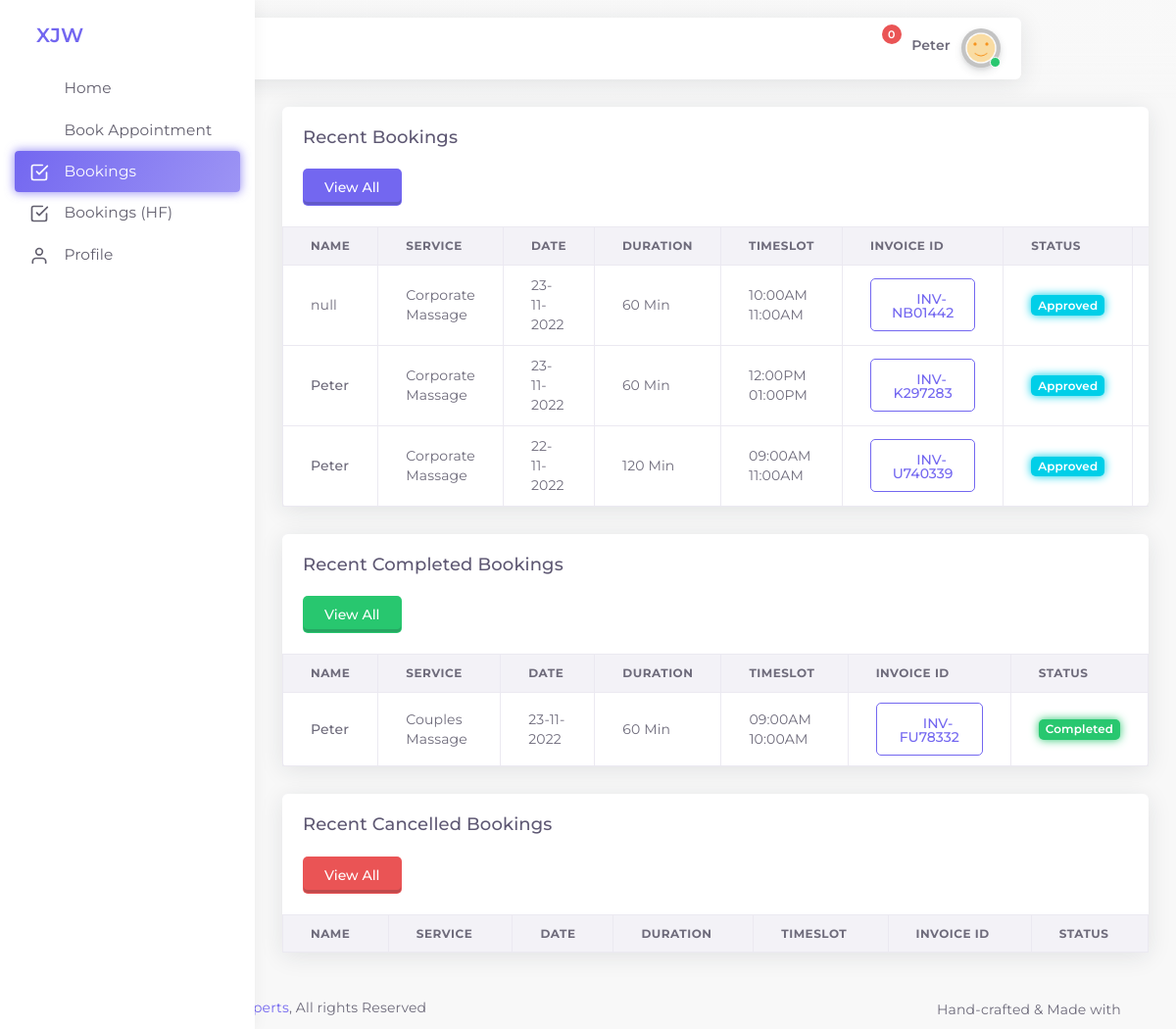
Screenshot of /booking/booking.php (signed in) with the database file from the repository.
### tables this page shows
CREATE TABLE `booking` (
  `id` int(11) NOT NULL,
  `service` varchar(900) NOT NULL,
  `practitioner` varchar(900) NOT NULL,
  `bdate` varchar(900) NOT NULL,
  `duration` varchar(900) NOT NULL,
  `timeslot` varchar(900) NOT NULL,
  `booking_for` varchar(900) NOT NULL,
  `recipient` varchar(900) NOT NULL,
  `address` varchar(900) NOT NULL,
  `note` varchar(900) NOT NULL,
  `scharge` varchar(900) NOT NULL,
  `tfee` varchar(900) NOT NULL,
  `total` varchar(900) NOT NULL,
  `status` varchar(900) NOT NULL,
  `payment_status` varchar(900) NOT NULL,
  `transaction_id` varchar(900) NOT NULL,
  `invoice_id` varchar(900) NOT NULL,
  `uid` varchar(900) NOT NULL,
  `cur_time` varchar(900) NOT NULL
);

### booking/booking.php (the view, shortened to what this page needs)
<?php
include 'inc/head.php';
?>
<body class="vertical-layout vertical-menu-modern  navbar-floating footer-static  " data-open="click" data-menu="vertical-menu-modern" data-col="">
    <?php
	include 'inc/header.php';
	?>
    <?php
	include 'inc/menu.php';
	?>
    <div class="app-content content ">
        <div class="content-wrapper">
            <div class="content-body">
                <div class="row" id="table-bordered">
                    <div class="col-12">
                        <div class="card">
                            <div class="card-header">
                                <h4 class="card-title">Recent Bookings</h4>
                            </div>
							<div class="card-body">
                                <a href="bookings.php">
								<button type="button" class="btn btn-relief-primary">View All</button>
								</a>
                            </div>
                            <div class="table-responsive">
                                <table class="table table-bordered">
                                    <thead>
                                        <tr>
                                            <th>Name</th>
                                            <th>Service</th>
                                            <th>Date</th>
                                            <th>Duration</th>
                                            <th>Timeslot</th>
                                            <th>Invoice ID</th>
                                            <th>Status</th>
                                            <th>Action</th>
                                        </tr>
                                    </thead>
									<?php
					$uid = $_SESSION['id'];
	        $stmta = $conn->prepare("SELECT id, service, practitioner, bdate, duration, timeslot, booking_for, recipient, address, note, scharge, tfee, total, status, payment_status, transaction_id, invoice_id, uid, cur_time FROM booking WHERE uid=$uid && status='0' OR status='1' ORDER BY id DESC LIMIT 10");
	        $stmta->execute();
	        $stmta->bind_result($id, $service, $practitioner, $bdate, $duration, $timeslot, $booking_for, $recipient, $address, $note, $scharge, $tfee, $total, $status, $payment_status, $transaction_id, $invoice_id, $uid, $cur_time);
	        while($stmta->fetch()){
			if($status == "0") {
				$barcolor = "badge badge-glow bg-primary";
				$bstatus = "Booked";
			} else if($status == "1"){
				$barcolor = "badge badge-glow bg-info";
				$bstatus = "Approved";
			} else if($status == "2"){
				$barcolor = "badge badge-glow bg-success";
				$bstatus = "Completed";
			} else if($status == "3"){
				$barcolor = "badge badge-glow bg-danger";
				$bstatus = "Cancelled";
			} else if($status == "4"){
				$barcolor = "badge badge-glow bg-success";
				$bstatus = "Completed";
			}
	?>
                                    <tbody>
                                        <tr>
                                            <td>
	<?php
	if ($booking_for == "Myself"){
				$client_name = $_SESSION['first_name']." ".$_SESSION['last_name'];
				$vid = $_SESSION['id'];
				?>
				<?php include 'inc/user_model.php';?>
				<?php
			} else {
					$client_name = $recipient;
					echo $client_name;
			}
	?>
                                            </td>
                                            <td><?php echo $service;?></td>
											<td><?php echo $bdate;?></td>
                                            <td><?php echo $duration;?></td>
                                            <td><?php echo $timeslot;?></td>
                                            <td>
											<div class="modal-size-lg d-inline-block">
											<button type="button" class="btn btn-outline-primary waves-effect" data-bs-toggle="modal" data-bs-target="#<?php echo $invoice_id;?>">
                                                <i data-feather='paperclip'></i> <?php echo $invoice_id;?>
                                            </button>
                                        </div>
											</td>
											<td>
												<span class="<?php echo $barcolor;?>"><?php echo $bstatus;?></span>
											</td>
                                            <td>
                                                </div>
									<?php }?>
                            </div>
                        </div>
                    </div>
                </div>
				<div class="row" id="table-bordered">
                    <div class="col-12">
                        <div class="card">
                            <div class="card-header">
                                <h4 class="card-title">Recent Completed Bookings</h4>
                            </div>
							<div class="card-body">
                                <a href="bookings_history_cm.php">
								<button type="button" class="btn btn-relief-success">View All</button>
								</a>
                            </div>
                            <div class="table-responsive">
                                <table class="table table-bordered">
                                    <thead>
                                        <tr>
                                            <th>Name</th>
                                            <th>Service</th>
                                            <th>Date</th>
                                            <th>Duration</th>
                                            <th>Timeslot</th>
                                            <th>Invoice ID</th>
                                            <th>Status</th>
                                        </tr>
                                    </thead>
									<?php
					$uid = $_SESSION['id'];
	        $stmta = $conn->prepare("SELECT id, service, practitioner, bdate, duration, timeslot, booking_for, recipient, address, note, scharge, tfee, total, status, payment_status, transaction_id, invoice_id, uid, cur_time FROM booking WHERE uid=$uid && status='2' OR status='2' ORDER BY id DESC LIMIT 10");
	        $stmta->execute();
	        $stmta->bind_result($id, $service, $practitioner, $bdate, $duration, $timeslot, $booking_for, $recipient, $address, $note, $scharge, $tfee, $total, $status, $payment_status, $transaction_id, $invoice_id, $uid, $cur_time);
	        while($stmta->fetch()){
			if($status == "0") {
				$barcolor = "badge badge-glow bg-primary";
				$bstatus = "Booked";
			} else if($status == "1"){
				$barcolor = "badge badge-glow bg-info";
				$bstatus = "Approved";
			} else if($status == "2"){
				$barcolor = "badge badge-glow bg-success";
				$bstatus = "Completed";
			} else if($status == "3"){
				$barcolor = "badge badge-glow bg-danger";
				$bstatus = "Cancelled";
			} else if($status == "4"){
				$barcolor = "badge badge-glow bg-success";
				$bstatus = "Completed";
			}
			if ($booking_for == "Myself"){
				$client_name = $_SESSION['first_name']." ".$_SESSION['last_name'];
			} else if($booking_for == "Recipient"){
					$client_name = $recipient;
			} else {
				$client_name = "Deleted Recipient";
			}
	?>
                                    <tbody>
                                        <tr>
                                            <td>
                                                <span class="fw-bold"><?php echo $client_name;?></span>
                                            </td>
                                            <td><?php echo $service;?></td>
											<td><?php echo $bdate;?></td>
                                            <td><?php echo $duration;?></td>
                                            <td><?php echo $timeslot;?></td>
                                            <td>
											<div class="modal-size-lg d-inline-block">
											<button type="button" class="btn btn-outline-primary waves-effect" data-bs-toggle="modal" data-bs-target="#<?php echo $invoice_id;?>">
                                                <i data-feather='paperclip'></i> <?php echo $invoice_id;?>
                                            </button>
                                        </div>
											</td>
											<td>
												<span class="<?php echo $barcolor;?>"><?php echo $bstatus;?></span>
											</td>
                                        </tr>
                                    </tbody>
									<?php }?>
                                </table>
                            </div>
                        </div>
                    </div>
                </div>
				<div class="row" id="table-bordered">
                    <div class="col-12">
                        <div class="card">
                            <div class="card-header">
                                <h4 class="card-title">Recent Cancelled Bookings</h4>
                            </div>
							<div class="card-body">
                                <a href="cancelled_bookings.php">
								<button type="button" class="btn btn-relief-danger">View All</button>
								</a>
                            </div>
                            <div class="table-responsive">
                                <table class="table table-bordered">
                                    <thead>
                                        <tr>
                                            <th>Name</th>
                                            <th>Service</th>
                                            <th>Date</th>
                                            <th>Duration</th>
                                            <th>Timeslot</th>
                                            <th>Invoice ID</th>
                                            <th>Status</th>
                                        </tr>
                                    </thead>
                                </table>
                            </div>
                        </div>
                    </div>
                </div>
    <?php include 'inc/footer.php';?>
</body>
</html>

### booking/inc/user_model.php (shortened to what this page needs)
<a><span class="fw-bold" data-bs-toggle="modal" data-bs-target="#MyId<?php echo $vid;?>">
												<?php echo $client_name;?>
												</span></a>

### booking/app-assets/css/colors.css (style rules this page uses)
.btn-relief-primary { background-color: #7367f0; box-shadow: inset 0 -3px 0 0 rgba(34, 41, 47, 0.2); color: #fff; transition: all 0.2s ease; }
.btn-outline-primary { border: 1px solid #7367f0 !important; background-color: transparent; color: #7367f0; }
.bg-success.badge-glow, .border-success.badge-glow { box-shadow: 0px 0px 10px #28c76f; }
.btn-relief-success { background-color: #28c76f; box-shadow: inset 0 -3px 0 0 rgba(34, 41, 47, 0.2); color: #fff; transition: all 0.2s ease; }
.bg-info.badge-glow, .border-info.badge-glow { box-shadow: 0px 0px 10px #00cfe8; }
.btn-relief-danger { background-color: #ea5455; box-shadow: inset 0 -3px 0 0 rgba(34, 41, 47, 0.2); color: #fff; transition: all 0.2s ease; }

### rows the page displays
booking: recipient "null", service "Corporate Massage", bdate "23-11-2022", duration "60 Min", timeslot "10:00AM 11:00AM", invoice "INV-NB01442", status "Approved"
booking: client_name "Peter", service "Corporate Massage", bdate "23-11-2022", duration "60 Min", timeslot "12:00PM 01:00PM", invoice "INV-K297283", status "Approved"
booking: client_name "Peter", service "Corporate Massage", bdate "22-11-2022", duration "120 Min", timeslot "09:00AM 11:00AM", invoice "INV-U740339", status "Approved"
booking: client_name "Peter", service "Couples Massage", bdate "23-11-2022", duration "60 Min", timeslot "09:00AM 10:00AM", invoice "INV-FU78332", status "Completed"

### other values shown
$_SESSION["first_name"] "Peter"
$short_app_name "XJW"
